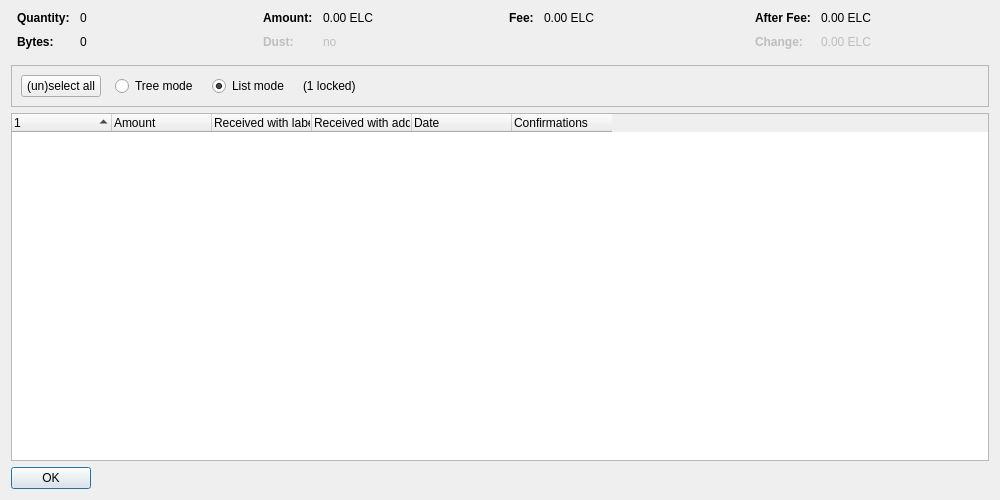
<?xml version="1.0" encoding="UTF-8"?>
<ui version="4.0">
 <class>CoinControlDialog</class>
 <widget class="QDialog" name="CoinControlDialog">
  <property name="geometry">
   <rect>
    <x>0</x>
    <y>0</y>
    <width>1000</width>
    <height>500</height>
   </rect>
  </property>
  <property name="windowTitle">
   <string>Coin Selection</string>
  </property>
  <layout class="QVBoxLayout" name="verticalLayout">
   <item>
    <layout class="QHBoxLayout" name="horizontalLayoutTop" stretch="0,0,0,0">
     <property name="topMargin">
      <number>0</number>
     </property>
     <property name="bottomMargin">
      <number>10</number>
     </property>
     <item>
      <layout class="QFormLayout" name="formLayoutCoinControl1">
       <property name="horizontalSpacing">
        <number>10</number>
       </property>
       <property name="verticalSpacing">
        <number>10</number>
       </property>
       <property name="leftMargin">
        <number>6</number>
       </property>
       <property name="rightMargin">
        <number>6</number>
       </property>
       <item row="0" column="0">
        <widget class="QLabel" name="labelCoinControlQuantityText">
         <property name="font">
          <font>
           <weight>75</weight>
           <bold>true</bold>
          </font>
         </property>
         <property name="text">
          <string>Quantity:</string>
         </property>
        </widget>
       </item>
       <item row="0" column="1">
        <widget class="QLabel" name="labelCoinControlQuantity">
         <property name="cursor">
          <cursorShape>IBeamCursor</cursorShape>
         </property>
         <property name="contextMenuPolicy">
          <enum>Qt::ActionsContextMenu</enum>
         </property>
         <property name="text">
          <string notr="true">0</string>
         </property>
         <property name="textInteractionFlags">
          <set>Qt::LinksAccessibleByMouse|Qt::TextSelectableByKeyboard|Qt::TextSelectableByMouse</set>
         </property>
        </widget>
       </item>
       <item row="1" column="0">
        <widget class="QLabel" name="labelCoinControlBytesText">
         <property name="font">
          <font>
           <weight>75</weight>
           <bold>true</bold>
          </font>
         </property>
         <property name="text">
          <string>Bytes:</string>
         </property>
        </widget>
       </item>
       <item row="1" column="1">
        <widget class="QLabel" name="labelCoinControlBytes">
         <property name="cursor">
          <cursorShape>IBeamCursor</cursorShape>
         </property>
         <property name="contextMenuPolicy">
          <enum>Qt::ActionsContextMenu</enum>
         </property>
         <property name="text">
          <string notr="true">0</string>
         </property>
         <property name="textInteractionFlags">
          <set>Qt::LinksAccessibleByMouse|Qt::TextSelectableByKeyboard|Qt::TextSelectableByMouse</set>
         </property>
        </widget>
       </item>
      </layout>
     </item>
     <item>
      <layout class="QFormLayout" name="formLayoutCoinControl2">
       <property name="horizontalSpacing">
        <number>10</number>
       </property>
       <property name="verticalSpacing">
        <number>10</number>
       </property>
       <property name="leftMargin">
        <number>6</number>
       </property>
       <property name="rightMargin">
        <number>6</number>
       </property>
       <item row="0" column="0">
        <widget class="QLabel" name="labelCoinControlAmountText">
         <property name="font">
          <font>
           <weight>75</weight>
           <bold>true</bold>
          </font>
         </property>
         <property name="text">
          <string>Amount:</string>
         </property>
        </widget>
       </item>
       <item row="0" column="1">
        <widget class="QLabel" name="labelCoinControlAmount">
         <property name="cursor">
          <cursorShape>IBeamCursor</cursorShape>
         </property>
         <property name="contextMenuPolicy">
          <enum>Qt::ActionsContextMenu</enum>
         </property>
         <property name="text">
          <string notr="true">0.00 ELC</string>
         </property>
         <property name="textInteractionFlags">
          <set>Qt::LinksAccessibleByMouse|Qt::TextSelectableByKeyboard|Qt::TextSelectableByMouse</set>
         </property>
        </widget>
       </item>
       <item row="1" column="0">
        <widget class="QLabel" name="labelCoinControlLowOutputText">
         <property name="enabled">
          <bool>false</bool>
         </property>
         <property name="font">
          <font>
           <weight>75</weight>
           <bold>true</bold>
          </font>
         </property>
         <property name="text">
          <string>Dust:</string>
         </property>
        </widget>
       </item>
       <item row="1" column="1">
        <widget class="QLabel" name="labelCoinControlLowOutput">
         <property name="enabled">
          <bool>false</bool>
         </property>
         <property name="cursor">
          <cursorShape>IBeamCursor</cursorShape>
         </property>
         <property name="contextMenuPolicy">
          <enum>Qt::ActionsContextMenu</enum>
         </property>
         <property name="text">
          <string notr="true">no</string>
         </property>
         <property name="textInteractionFlags">
          <set>Qt::LinksAccessibleByMouse|Qt::TextSelectableByKeyboard|Qt::TextSelectableByMouse</set>
         </property>
        </widget>
       </item>
      </layout>
     </item>
     <item>
      <layout class="QFormLayout" name="formLayoutCoinControl3">
       <property name="horizontalSpacing">
        <number>10</number>
       </property>
       <property name="verticalSpacing">
        <number>10</number>
       </property>
       <property name="leftMargin">
        <number>6</number>
       </property>
       <property name="rightMargin">
        <number>6</number>
       </property>
       <item row="0" column="0">
        <widget class="QLabel" name="labelCoinControlFeeText">
         <property name="font">
          <font>
           <weight>75</weight>
           <bold>true</bold>
          </font>
         </property>
         <property name="text">
          <string>Fee:</string>
         </property>
        </widget>
       </item>
       <item row="0" column="1">
        <widget class="QLabel" name="labelCoinControlFee">
         <property name="cursor">
          <cursorShape>IBeamCursor</cursorShape>
         </property>
         <property name="contextMenuPolicy">
          <enum>Qt::ActionsContextMenu</enum>
         </property>
         <property name="text">
          <string notr="true">0.00 ELC</string>
         </property>
         <property name="textInteractionFlags">
          <set>Qt::LinksAccessibleByMouse|Qt::TextSelectableByKeyboard|Qt::TextSelectableByMouse</set>
         </property>
        </widget>
       </item>
      </layout>
     </item>
     <item>
      <layout class="QFormLayout" name="formLayoutCoinControl4">
       <property name="horizontalSpacing">
        <number>10</number>
       </property>
       <property name="verticalSpacing">
        <number>10</number>
       </property>
       <property name="leftMargin">
        <number>6</number>
       </property>
       <property name="rightMargin">
        <number>6</number>
       </property>
       <item row="0" column="0">
        <widget class="QLabel" name="labelCoinControlAfterFeeText">
         <property name="font">
          <font>
           <weight>75</weight>
           <bold>true</bold>
          </font>
         </property>
         <property name="text">
          <string>After Fee:</string>
         </property>
        </widget>
       </item>
       <item row="0" column="1">
        <widget class="QLabel" name="labelCoinControlAfterFee">
         <property name="cursor">
          <cursorShape>IBeamCursor</cursorShape>
         </property>
         <property name="contextMenuPolicy">
          <enum>Qt::ActionsContextMenu</enum>
         </property>
         <property name="text">
          <string notr="true">0.00 ELC</string>
         </property>
         <property name="textInteractionFlags">
          <set>Qt::LinksAccessibleByMouse|Qt::TextSelectableByKeyboard|Qt::TextSelectableByMouse</set>
         </property>
        </widget>
       </item>
       <item row="1" column="0">
        <widget class="QLabel" name="labelCoinControlChangeText">
         <property name="enabled">
          <bool>false</bool>
         </property>
         <property name="font">
          <font>
           <weight>75</weight>
           <bold>true</bold>
          </font>
         </property>
         <property name="text">
          <string>Change:</string>
         </property>
        </widget>
       </item>
       <item row="1" column="1">
        <widget class="QLabel" name="labelCoinControlChange">
         <property name="enabled">
          <bool>false</bool>
         </property>
         <property name="cursor">
          <cursorShape>IBeamCursor</cursorShape>
         </property>
         <property name="contextMenuPolicy">
          <enum>Qt::ActionsContextMenu</enum>
         </property>
         <property name="text">
          <string notr="true">0.00 ELC</string>
         </property>
         <property name="textInteractionFlags">
          <set>Qt::LinksAccessibleByMouse|Qt::TextSelectableByKeyboard|Qt::TextSelectableByMouse</set>
         </property>
        </widget>
       </item>
      </layout>
     </item>
    </layout>
   </item>
   <item>
    <widget class="QFrame" name="frame">
     <property name="minimumSize">
      <size>
       <width>0</width>
       <height>40</height>
      </size>
     </property>
     <property name="frameShape">
      <enum>QFrame::StyledPanel</enum>
     </property>
     <property name="frameShadow">
      <enum>QFrame::Sunken</enum>
     </property>
     <layout class="QHBoxLayout" name="horizontalLayout">
      <item>
       <layout class="QHBoxLayout" name="horizontalLayoutPanel" stretch="0,0,0,0,0">
        <property name="spacing">
         <number>14</number>
        </property>
        <item>
         <widget class="QPushButton" name="pushButtonSelectAll">
          <property name="sizePolicy">
           <sizepolicy hsizetype="Maximum" vsizetype="Fixed">
            <horstretch>0</horstretch>
            <verstretch>0</verstretch>
           </sizepolicy>
          </property>
          <property name="text">
           <string>(un)select all</string>
          </property>
          <property name="autoDefault">
           <bool>false</bool>
          </property>
         </widget>
        </item>
        <item>
         <widget class="QRadioButton" name="radioTreeMode">
          <property name="sizePolicy">
           <sizepolicy hsizetype="Maximum" vsizetype="Fixed">
            <horstretch>0</horstretch>
            <verstretch>0</verstretch>
           </sizepolicy>
          </property>
          <property name="text">
           <string>Tree mode</string>
          </property>
         </widget>
        </item>
        <item>
         <widget class="QRadioButton" name="radioListMode">
          <property name="sizePolicy">
           <sizepolicy hsizetype="Maximum" vsizetype="Fixed">
            <horstretch>0</horstretch>
            <verstretch>0</verstretch>
           </sizepolicy>
          </property>
          <property name="text">
           <string>List mode</string>
          </property>
          <property name="checked">
           <bool>true</bool>
          </property>
         </widget>
        </item>
        <item>
         <widget class="QLabel" name="labelLocked">
          <property name="text">
           <string notr="true">(1 locked)</string>
          </property>
         </widget>
        </item>
        <item>
         <spacer name="horizontalSpacer">
          <property name="orientation">
           <enum>Qt::Horizontal</enum>
          </property>
          <property name="sizeHint" stdset="0">
           <size>
            <width>40</width>
            <height>20</height>
           </size>
          </property>
         </spacer>
        </item>
       </layout>
      </item>
     </layout>
    </widget>
   </item>
   <item>
    <widget class="CoinControlTreeWidget" name="treeWidget">
     <property name="contextMenuPolicy">
      <enum>Qt::CustomContextMenu</enum>
     </property>
     <property name="sortingEnabled">
      <bool>false</bool>
     </property>
     <property name="columnCount">
      <number>6</number>
     </property>
     <attribute name="headerShowSortIndicator" stdset="0">
      <bool>true</bool>
     </attribute>
     <attribute name="headerStretchLastSection">
      <bool>false</bool>
     </attribute>
     <column>
      <property name="text">
       <string/>
      </property>
     </column>
     <column>
      <property name="text">
       <string>Amount</string>
      </property>
     </column>
     <column>
      <property name="text">
       <string>Received with label</string>
      </property>
     </column>
     <column>
      <property name="text">
       <string>Received with address</string>
      </property>
     </column>
     <column>
      <property name="text">
       <string>Date</string>
      </property>
     </column>
     <column>
      <property name="text">
       <string>Confirmations</string>
      </property>
      <property name="toolTip">
       <string>Confirmed</string>
      </property>
     </column>
     <column>
      <property name="text">
       <string/>
      </property>
     </column>
     <column>
      <property name="text">
       <string/>
      </property>
     </column>
     <column>
      <property name="text">
       <string/>
      </property>
     </column>
     <column>
      <property name="text">
       <string/>
      </property>
     </column>
    </widget>
   </item>
   <item>
    <widget class="QDialogButtonBox" name="buttonBox">
     <property name="sizePolicy">
      <sizepolicy hsizetype="Maximum" vsizetype="Fixed">
       <horstretch>0</horstretch>
       <verstretch>0</verstretch>
      </sizepolicy>
     </property>
     <property name="orientation">
      <enum>Qt::Horizontal</enum>
     </property>
     <property name="standardButtons">
      <set>QDialogButtonBox::Ok</set>
     </property>
    </widget>
   </item>
  </layout>
 </widget>
 <customwidgets>
  <customwidget>
   <class>CoinControlTreeWidget</class>
   <extends>QTreeWidget</extends>
   <header>qt/coincontroltreewidget.h</header>
  </customwidget>
 </customwidgets>
 <resources/>
 <connections/>
</ui>
